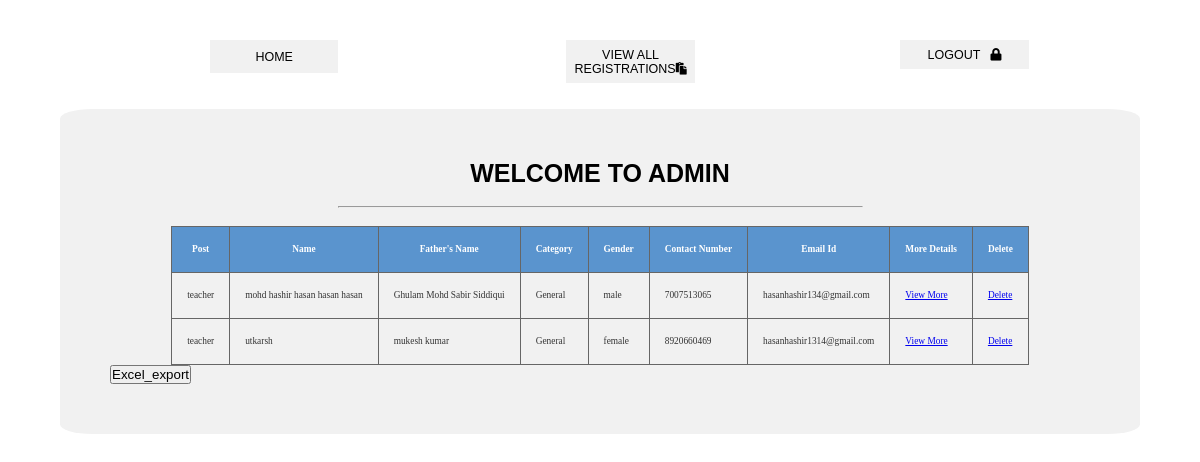
The page /admin/users.php (signed in) on the database as committed earlier.
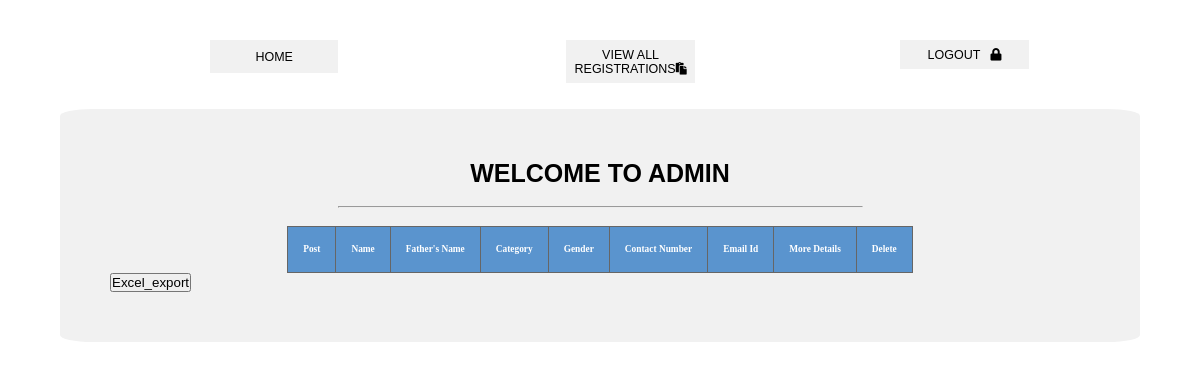
The same page on the database as committed later.
### tables this page shows
CREATE TABLE `users` (
  `userid` int(11) NOT NULL,
  `post` varchar(255) NOT NULL,
  `urname` text NOT NULL,
  `fathername` text NOT NULL,
  `spousename` text,
  `category` text NOT NULL,
  `gender` text NOT NULL,
  `correspondenceaddress` varchar(255) NOT NULL,
  `contactno` bigint(12) NOT NULL,
  `email` varchar(191) NOT NULL,
  `alternativecontactno` varchar(255) DEFAULT NULL,
  `permanentaddress` varchar(255) NOT NULL,
  `dateofbirth` varchar(255) NOT NULL,
  `dateofmarriage` varchar(255) DEFAULT NULL,
  `net_qualified` text NOT NULL,
  `national_journal` int(4) NOT NULL,
  `international_journal` int(4) NOT NULL,
  `national_conference` int(4) NOT NULL,
  `international_conference` int(4) NOT NULL,
  `teachingexperience` int(3) NOT NULL,
  `corporateexperience` int(3) NOT NULL
);

### admin/include/view users.php (the view, shortened to what this page needs)
                <table  style="table-layout:fixed;" class="gridtable" >
                    <thead>
                    <tr>
                         <th>Post</th>
                        <th>Name</th>
                        <th>Father's Name</th>
                        <th>Category</th>
                        <th>Gender</th>
                        <th>Contact Number</th>
                        <th>Email Id</th>
                        <th>More Details</th>
                        <th>Delete</th>
                        </tr>
                  </thead>
                    <tbody>
                     <?php
                        $query="SELECT * FROM users";
                        $result=mysqli_query($connection,$query);
                        while($row=mysqli_fetch_assoc($result))
                        {
                           $user_id=$row['userid'];
                            $user_post=$row['post'];
                            $username=$row['urname'];
                            $user_fathername=$row['fathername'];
                            $user_category=$row['category'];
                            $user_gender=$row['gender'];
                            $user_contact=$row['contactno'];
                            $user_email=$row['email'];
                         echo"<tr>";
                         echo"<td>{$user_post}</td>";
                            echo"<td>{$username}</td>";
                            echo"<td>{$user_fathername}</td>";
                            echo"<td>{$user_category}</td>";
                            echo"<td>{$user_gender}</td>";
                             echo"<td>{$user_contact}</td>";
                             echo"<td>{$user_email}</td>";
                            echo"<td><a href='users.php?source=view_more&user_id={$user_id}'>View More</a></td>";
                           echo"<td ><a onClick=\"javascript: return confirm('Are you sure you want to delete this post?');\" href='users.php?delete={$user_id}'>Delete</a></td>";
                        }
                    ?>
                    </tbody>
                    </table>
   <form action="excel.php" method="post">
<button type="submit" name="submit">Excel_export</button>
</form>

### admin/include/admin_header.php (shortened to what this page needs)
<!DOCTYPE html>
<html>
<head>
    <link rel="stylesheet" href="https://use.fontawesome.com/releases/v5.3.1/css/all.css">
</head>
<body>
		 <div class="navbar" style="padding:30px 0px 10px 20px;">
    <ul>
		 <li style="margin-left:15vw; padding: 0.8vw;"><a href="./index.php">Home</a></li>
		<li style="margin-left:19vw;"><a href="users.php">View All Registrations<i class="fas fa-paste"></i></a></li>
		<li style="margin-left:17.125vw;"> <a href="logout.php">LOGOUT<i style="margin-left:10px"class="fas fa-lock"></i></a></li>
    </ul>
    </div>
    <div class="para">
     <div class="admin" >
   <h1 style="text-align:center;font-size:2.0833333333333335vw;">WELCOME TO ADMIN <small  style="text-transform: capitalize;color:red;"> </small></h1><br>
            <hr style="width:43.75vw;background-color:blue; position:relative; margin:auto;">
             <br>

### admin/users.php (shortened to what this page needs)
<?php include "include/admin_header.php" ?>
               <?php
                    if(isset($_GET['source']))
                    {
                        $source=$_GET['source'];
                    }else
                    {
                        $source="";
                    }
                    switch($source)
                    {
                        default:
                            include"include/view users.php";
                                break;
                      }
                    ?>
    </div>
    </div>
</body>
</html>

### admin/include/admin_header.php (style rules this page uses)
* { padding:0; margin:0; box-sizing: border-box; }
body { background:white; font-family: arial; padding: 10px; }
.navbar ul { list-style: none ; }
ul li { background-color:#f1f1f1;; width:10.7vw; float: left; padding: 0.625vw; text-align: center; }
ul li a { text-decoration: none; color:black; display: block; text-transform: uppercase; font-size: 1.0416666666666667vw; }
.admin { padding: 50px 50px 0px 50px; background: #f1f1f1; border-radius: 3%; padding-bottom: 50px; }
table, th,td { border: 1px solid black; border-collapse: collapse; }
th, td { padding: 15px; }
table th { border-width: 1px; border-style: solid; border-color: #666666; color:#FFFFFF; background-color: #5A94CE; }
.para { background-color: white; margin:5% 50px 0px 50px; }

### admin/include/view users.php (style rules this page uses)
table,td,th { padding: 15px; }
table.gridtable { font-family: tahoma; line-height:15px; font-size:0.78125vw; color:#333333; border-width: 1px; overflow-x: auto; border-color: #666666; border-collapse: collapse; margin:auto; }
table.gridtable th { border-style: solid; border-color: #666666; color:#FFFFFF; background-color: #5A94CE; font-size:0.78125vw; }
table.gridtable td { border-style: solid; border-color: #666666; background-color: transparent; font-size:0.78125vw; }

Rows that differ between the two databases and show on the page:
removed users: post "teacher", urname "mohd hashir hasan hasan hasan", fathername "Ghulam Mohd Sabir Siddiqui", category "General", gender "male", contactno "7007513065", email "hasanhashir134@gmail.com"
removed users: post "teacher", urname "utkarsh", fathername "mukesh kumar", category "General", gender "female", contactno "8920660469", email "hasanhashir1314@gmail.com"
